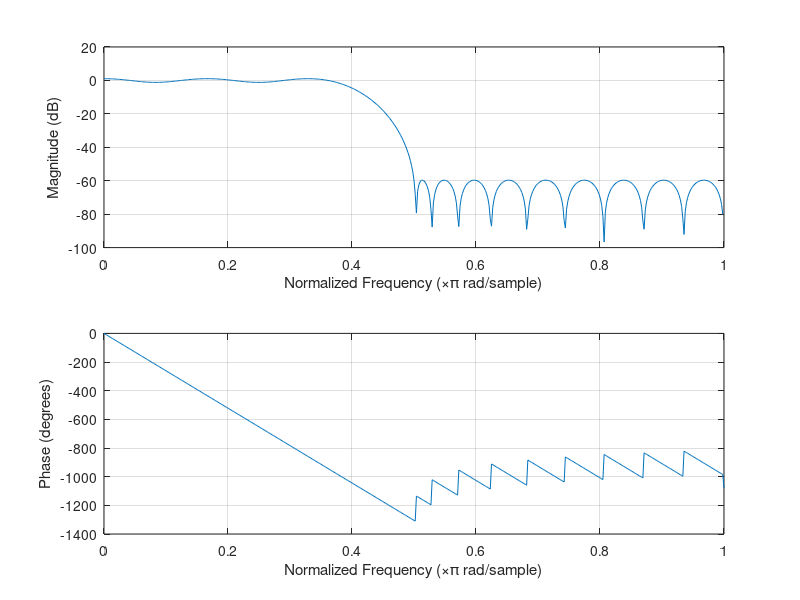

Source code (MATLAB):
clc; clear;

fs = 8000;
cf_p = 1500;   % passband cutoff freq
cf_s = 2000;   % stopband cutoff freq

r_p = 1;    % passband에서의 최대오차
r_s = 60;   % stopband에서의 최소감쇠량

e_p = 10^(r_p/20)-1; % epsilon_p
e_s = 10^(-r_s/20);  % epsilon_s

% 최적 FIR 필터 차수 추정 %
[n, f0, a0, w] = firpmord([cf_p cf_s], [1 0], [e_p e_s], fs);

% 최적 FIR 필터 설계함수 %
b = firpm(n, f0, a0, w);
freqz(b);

